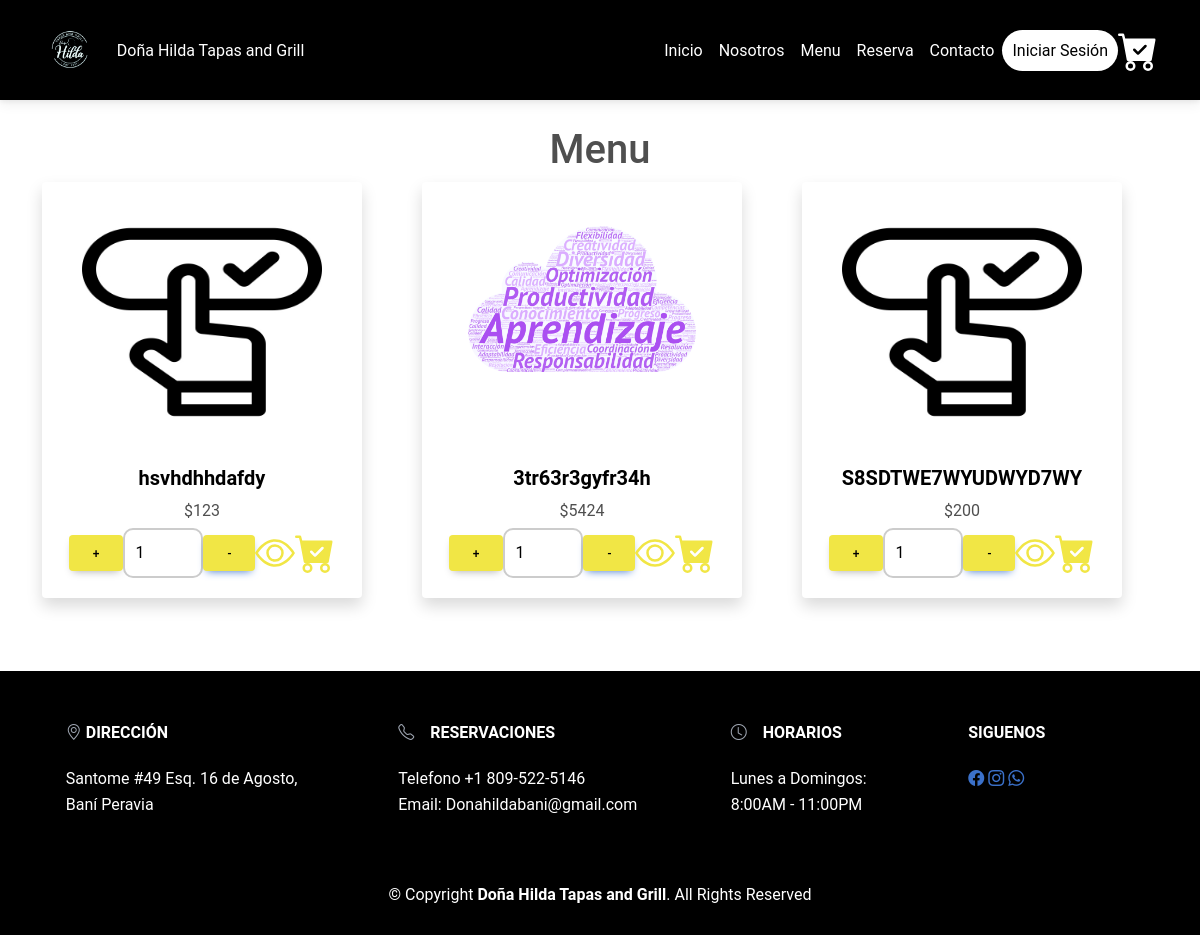
The app's page /vistas/Menu.php with its own data.
### tables this page shows
CREATE TABLE `productos` (
  `IdProducto` int(11) NOT NULL,
  `imagen` varchar(250) NOT NULL,
  `nombre` varchar(50) NOT NULL,
  `descripcion` varchar(50) NOT NULL,
  `categoria` varchar(50) NOT NULL,
  `precio` decimal(10,0) NOT NULL
);

### Vistas/Menu.php (the view, shortened to what this page needs)
<!DOCTYPE html>
<html lang="en">
    <head>
        <link href="https://cdnjs.cloudflare.com/ajax/libs/font-awesome/6.0.0/css/all.min.css" rel="stylesheet"/>
        <link href="https://cdnjs.cloudflare.com/ajax/libs/mdb-ui-kit/6.4.2/mdb.min.css" rel="stylesheet"/>
        <link rel="stylesheet" href="https://cdn.jsdelivr.net/npm/bootstrap-icons@1.11.1/font/bootstrap-icons.css">
        <link href="../css/style.css" rel="stylesheet">
    </head>
    <body>
        <nav class="navbar navbar-expand-lg navbar-light bg-black nav-height">
            <div class="container">
                <a class="navbar-brand me-2" href="../index.php">
                    <img src="../imagenes/Logo-Hilda.png" height="40"style="margin-top: -1px;"/>
                </a>
                <div class="collapse navbar-collapse" id="navbarButtonsExample">
                    <ul class="navbar-nav me-auto mb-2 mb-lg-0">
                        <li class="nav-item">
                        <a class="nav-link" href="../index.php" style= "color: white">Doña Hilda Tapas and Grill</a>
                        </li>
                    </ul>
                    <div class="d-flex align-items-center justify-content-center w-auto nav-items-responsive">
                        <a class="nav-link p-2 EfectoSombra" href="../Index.php">Inicio</a>
                        <a class="nav-link p-2 EfectoSombra" href="Nosotros.php">Nosotros</a>
                        <a class="nav-link p-2 EfectoSombra" href="Menu.php">Menu</a>
                        <a class="nav-link p-2 EfectoSombra" href="Reservas.php">Reserva</a>
                        <a class="nav-link p-2 EfectoSombra" href="Contacto.php">Contacto</a>
                        <a type="button"
                           href="login.php"
                           style="text-decoration: none; background-color:#ffffff; color: black; border-radius: 30px; padding: 08px 10px;"> Iniciar Sesión </a>
                        <a
                            href="#"
                            type="button"
                            data-bs-toggle="offcanvas"
                            data-bs-target="#offcanvasRight"
                            aria-controls="offcanvasRight"
                            id="open-cart-button"
                        >
                            <img
                                src="../imagenes/Menu/cart-check-fill-white.svg"
                                alt=""
                                style="width: 40px; height: 40px;"
                                class="ml-2"
                            >
                        </a>
                    </div>
                </div>
            </div>
        </nav>
        <br>
        <article>
            <div class="container-lg my-15">
                <h1 class="focus-in-expand text-center color-white"> Menu </h1>
                <div class="row row-cols-1 row-cols-md-3 g-4">
                    <?php
                    $conexion=$GLOBALS['conex'];
                    $SQL=mysqli_query($conexion,"SELECT productos.IdProducto, productos.nombre, productos.descripcion, productos.categoria, productos.precio, productos.imagen FROM productos");
                    while($fila=mysqli_fetch_assoc($SQL)):
                        ?>
                            <div class="col">
                                <div class="card shadow p-3 mb-5 bg-white rounded" style="width: 20rem; height:26rem">
                                    <div class="card-body bg-white border-white">
                                        <img
                                            src="../product_images/<?php echo $fila['imagen']?>"
                                            class="card-img-top img-fluid img-fluid"
                                            id="imagen<?php echo $fila['IdProducto']?>"
                                            style="max-width: 250px; max-height: 200px; display: block; margin: 0 auto"
                                        >
                                    </div>
                                    <div>
                                        <h5 class="card-title css-label text-center mt-2" id="nombre<?php echo $fila['IdProducto']?>"><?php echo $fila['nombre']?></h5>
                                        <p class="card-text text-center" id="precio<?php echo $fila['IdProducto']?>">$<?php echo $fila['precio']?></p>
                                    </div>
                                    <div class="d-flex justify-content-center align-items-center p-1">
                                        <button
                                            class="button-count btn"
                                            style="background-color: #f1e645; color: black;"
                                            type="button"
                                            id="button_sum"
                                            >
                                            +
                                        </button>
                                        <input
                                            type="number"
                                            id="valor<?php echo $fila['IdProducto']?>"
                                            value="1"
                                            name="Cantidad"
                                            class="css-input ml-2 mr-2"
                                            required
                                            style="width: 80px"
                                        />
                                        <button
                                            class="button-count btn btn-primary"
                                            style="background-color: #f1e645; color: black;"
                                            type="button"
                                            id="boton_restar"
                                            >
                                            -
                                        </button>
                                        <div class="d-flex justify-content-center align-items-center">
                                            <a href="#">
                                                <img
                                                    src="../imagenes/Menu/eye.svg"
                                                    alt="eye"
                                                    style="width: 40px; height: 40px;"
                                                    class="ml-2"
                                                >
                                            </a>
                                            <a
                                                href="#"
                                                id="carrito-add"
                                                type="button"
                                            >
                                                <img
                                                    src="../imagenes/Menu/cart-check-fill.svg"
                                                    style="width: 40px; height: 40px;"
                                                    alt="cart"
                                                    id="<?php echo $fila['IdProducto'] ?>"
                                                >
                                            </a>
                                        </div>
                                    </div>
                                </div>
                            </div>
                    <?php endwhile;?>
                    </div>
            </div>
            <br>
            <footer class="text-center text-lg-start bg-black text-muted p-1"  >
                <section class="">
                    <div class="container text-center text-md-start mt-5" style="color:white">
                        <div class="row mt-3">
                            <div class="col-md-3 col-lg-4 col-xl-3 mx-auto mb-4" >
                                <h6 class="text-uppercase fw-bold mb-4" >
                                    <i class="bi bi-geo-alt icon me-1 text-secondary"></i>Dirección
                                </h6>
                                <p>
                                    Santome #49
                                    Esq. 16 de Agosto, Baní Peravia
                                </p>
                            </div>
                            <div class="col-md-4 col-lg-3 col-xl-3 mx-auto mb-md-0 mb-4">
                                <h6 class="text-uppercase fw-bold mb-4">
                                    <i class="bi bi-telephone icon me-3 text-secondary"></i>Reservaciones
                                </h6>
                                <p>
                                    Telefono +1 809-522-5146 <br>
                                    Email: Donahildabani@gmail.com
                                </p>
                            </div>
                            <div class="col-md-3 col-lg-2 col-xl-2 mx-auto mb-4">
                                <h6 class="text-uppercase fw-bold mb-4">
                                    <i class="bi bi-clock icon me-3 text-secondary"></i>Horarios
                                </h6>
                                <p>
                                Lunes a Domingos: 8:00AM - 11:00PM
                                </p>
                            </div>
                            <div class="col-md-2 col-lg-2 col-xl-2 mx-auto mb-4">
                                <h6 class="text-uppercase fw-bold mb-4">Siguenos</h6>
                                <a href=" https://www.facebook.com/DonaHildaBani?mibextid=ZbWKwL" class="facebook"><i class="bi bi-facebook" ></i></a>
                                <a href="https://instagram.com/donahildabani?igshid=MmU2YjMzNjRlOQ==" class="instagram"><i class="bi bi-instagram"></i></a>
                                <a href=" https://api.whatsapp.com/message/XV75XSG4HTO2J1?autoload=1&app_absent=0" class="whatsapp"><i class="bi bi-whatsapp "></i></a>
                            </div>
                        </div>
                    </div>
                </section>
                <div class="text-center p-4"  style="color:white">
                    &copy; Copyright <strong><span>Doña Hilda Tapas and Grill</span></strong>. All Rights Reserved
                </div>
            </footer>
        </article>
    </body>
</html>

### css/style.css (style rules this page uses)
a.EfectoSombra { color: white; text-decoration: none; }
@media (min-width: 992px) { .nav-height { height: 100px; } }
.focus-in-expand { animation: focus-in-expand 2s cubic-bezier(0.250, 0.460, 0.450, 0.940) both; }
.css-input { padding: 10px; border-color: #CCCCCC; background-color: #FFFFFF; color: #000000; border-style: solid; border-radius: 10px; width: 300px; }
.css-label { color: #000000; font-weight: bold; }

### Vistas/Menu.php (style rules this page uses)
@media (min-width: 992px) { .nav-height { height: 100px; } }

### records on screen
productos: imagen (picture), nombre "hsvhdhhdafdy", precio "123", Cantidad "1"
productos: imagen (picture), nombre "3tr63r3gyfr34h", precio "5424", Cantidad "1"
productos: imagen (picture), nombre "S8SDTWE7WYUDWYD7WY", precio "200", Cantidad "1"
